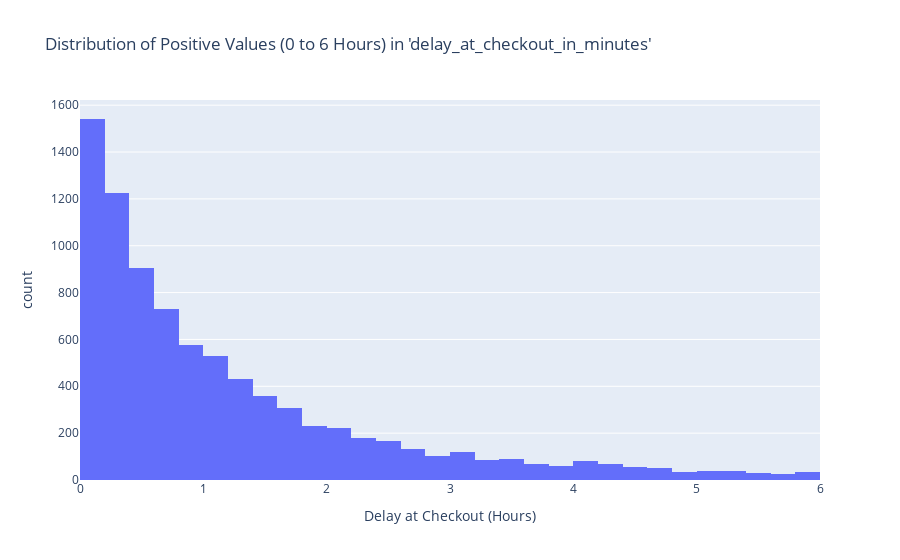

This figure's notebook cell:
### Code cell
fig = px.histogram(
    positive_values['delay_at_checkout_in_minutes']/60,
    x='delay_at_checkout_in_minutes',
    nbins=10000,
    title="Distribution of Positive Values (0 to 6 Hours) in 'delay_at_checkout_in_minutes'",
    labels={'delay_at_checkout_in_minutes': 'Delay at Checkout (Hours)'},
)

fig.update_xaxes(range=[0, 6])
fig.show()

### Figure 1 — Plotly figure (JSON) as saved in the notebook; plotly's stock layout.template omitted (floating-point values rounded to 4 significant figures; data arrays with more than 128 entries replaced by an {"elided": "..."} marker saying what was removed)
{"data": [{"alignmentgroup": "True", "bingroup": "x", "hovertemplate": "Delay at Checkout (Hours)=%{x}<br>count=%{y}<extra></extra>", "legendgroup": "", "marker": {"color": "#636efa", "pattern": {"shape": ""}}, "name": "", "nbinsx": 10000, "offsetgroup": "", "orientation": "v", "showlegend": false, "type": "histogram", "x": {"elided": "9404 float values"}, "xaxis": "x", "yaxis": "y"}], "layout": {"barmode": "relative", "legend": {"tracegroupgap": 0}, "title": {"text": "Distribution of Positive Values (0 to 6 Hours) in 'delay_at_checkout_in_minutes'"}, "xaxis": {"anchor": "y", "domain": [0, 1], "range": [0, 6], "title": {"text": "Delay at Checkout (Hours)"}}, "yaxis": {"anchor": "x", "domain": [0, 1], "title": {"text": "count"}}}}
